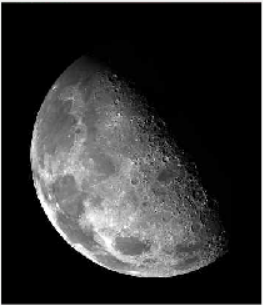
#> input picture DIP/images/moon.png, 263 x 305 px
$ python 'Task_6_Laplacian Filter_1.py'   (older library calls are emulated)
#> lines starting #> are read from the running program, lines starting #| are printed output that depends on the picture
import cv2
import matplotlib.pyplot as plt
import numpy as np

# Read the image
img = cv2.imread('images/moon.png')  # Replace with your image path
#> img is the input picture: shape (305, 263, 3); mean B, G, R 47.6, 47.6, 47.6
img = cv2.cvtColor(img, cv2.COLOR_BGR2RGB)

# Apply the Laplacian operator
laplacian = cv2.Laplacian(img, cv2.CV_64F)
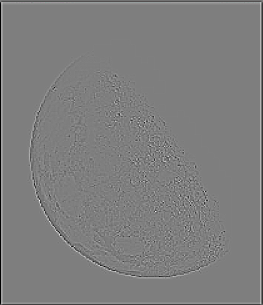
#> laplacian: shape (305, 263, 3) float64; mean R, G, B -1.3, -1.3, -1.3; drawn with min black and max white
laplacian = np.uint8(np.absolute(laplacian))  # Convert to uint8
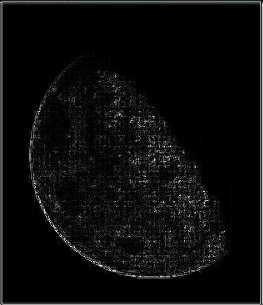
#> laplacian: shape (305, 263, 3); mean R, G, B 11.9, 11.9, 11.9

# Create the sharpened image by adding the Laplacian result to the original image
img_new = cv2.add(img, laplacian)
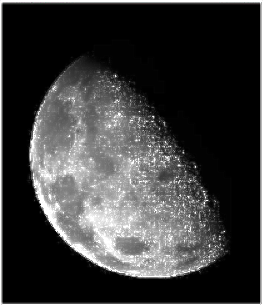
#> img_new: shape (305, 263, 3); mean R, G, B 57.8, 57.8, 57.8

# Set up the figure for subplots
fig = plt.figure(figsize=(15, 5))

# Original image
plt.subplot(1, 3, 1)
plt.imshow(img)
plt.title('Original Image')
plt.axis('off')

# Laplacian image
plt.subplot(1, 3, 2)
plt.imshow(laplacian, cmap='gray')
plt.title('Laplacian Image')
plt.axis('off')

# Sharpened image
plt.subplot(1, 3, 3)
plt.imshow(img_new)
plt.title('Sharpened Image')
plt.axis('off')

plt.tight_layout()
plt.show()
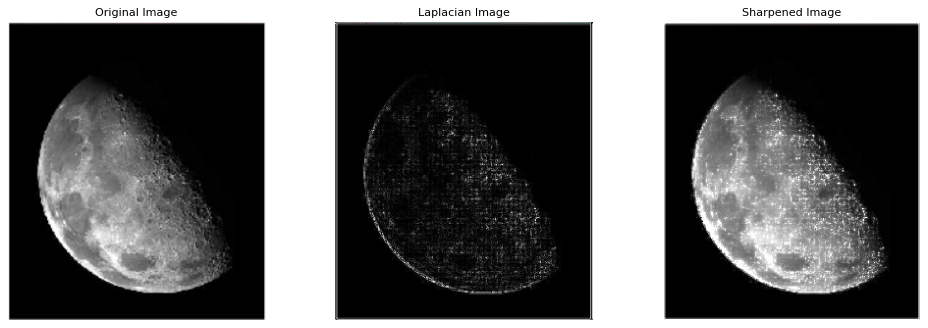
#> figure drawn by matplotlib, 3 panels
